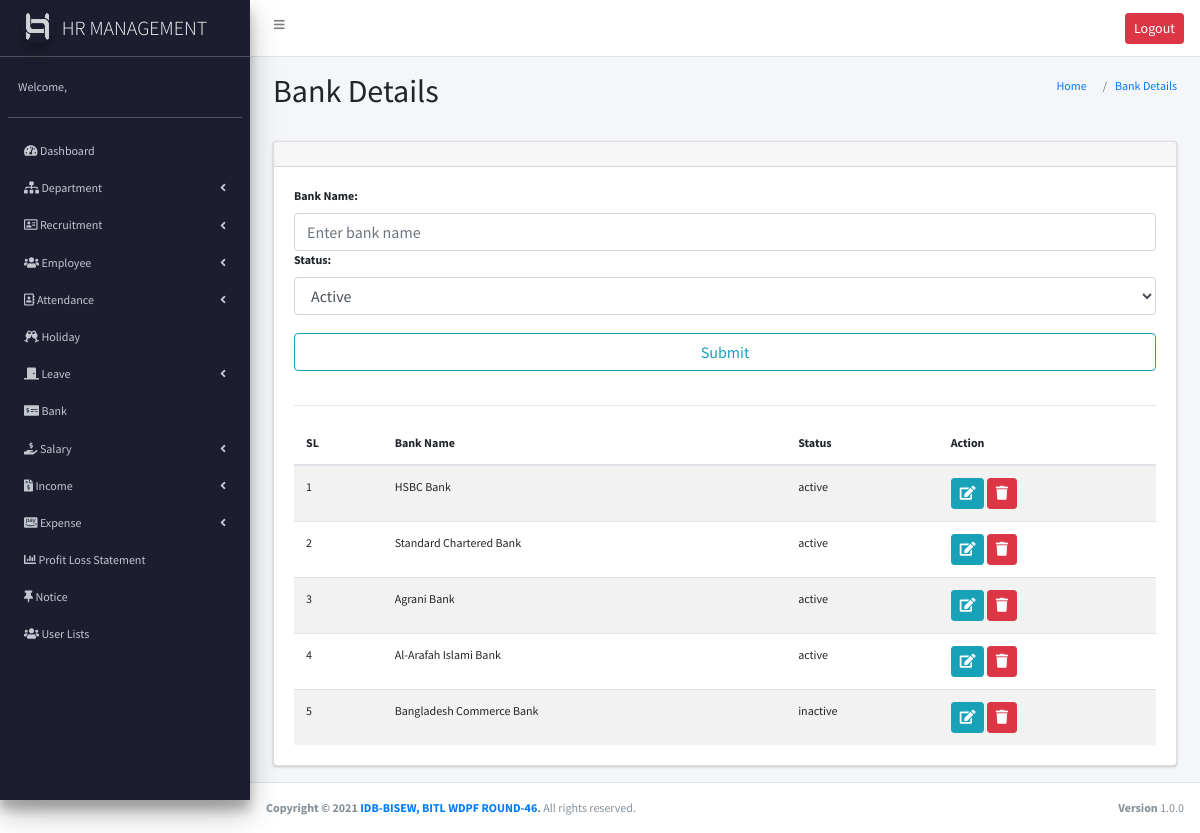
/bank.php (signed in), run on the app's committed database.
### tables this page shows
CREATE TABLE `bank` (
  `bankID` int(11) NOT NULL,
  `bank_name` varchar(255) NOT NULL,
  `status` enum('active','inactive') NOT NULL DEFAULT 'active'
);

### bank.php (the view, shortened to what this page needs)
<?php
require_once("header.php");
require_once("sidebar.php");?>
<section class="content-header">
  <div class="container-fluid">
    <div class="row mb-2">
      <div class="col-sm-6">
        <h2>Bank Details</h2>
      </div>
      <div class="col-sm-6">
        <ol class="breadcrumb float-sm-right">
          <li class="breadcrumb-item"><a href="#">Home</a></li>
          <li class="breadcrumb-item"><a href="#">Bank Details</a></li>
        </ol>
      </div>
    </div>
  </div>
</section>
<section class="content">
  <div class="container-fluid">
    <div class="row">
      <div class="col-md-12">
        <div class="card">
          <div class="card-header">
          </div>
          <div class="card-body">
           <form action="" method="post">
            <label for="bank_name">Bank Name:</label>
            <input type="text"name="bank_name"class="form-control"placeholder="Enter bank name">
            <label for="name">Status:</label>
            <select name="status"class="form-control">
              <option>Active</option>
            </select>
            <br>
            <td colspan="6">
               <input type="Submit" value="Submit"class="btn btn-outline-info btn btn-block">
            </td>
            <br>
          </form>
          <?php
          $bank_data = $conn->query("SELECT * FROM `bank`");
          ?>
    <hr>
    <table class="table table-striped table-hover" >
      <thead>
        <tr>
          <th scope="col">SL</th>
          <th scope="col">Bank Name</th>
          <th scope="col">Status</th>
          <th scope="col">Action</th>
        </tr>
      </thead>
      <tbody>
        <?php
        $i=0;
        while($ban_data = $bank_data->fetch_assoc()){ ?>
          <tr>
            <td scope="row"><?php echo ++$i ?></td>
            <td scope="row"><?php echo $ban_data['bank_name']; ?></td>
            <td scope="row"><?php echo $ban_data['status']; ?></td>
            <td scope="row">
             <a href="./bank_edit.php?ram=<?php echo $ban_data['bankID']; ?>" class="btn btn-sm btn-info"><i class="fas fa-edit"></i></a>
             <a href="./bank_delete.php?ram=<?php echo $ban_data['bankID']; ?>" class="btn btn-sm btn-danger" onclick="return confirm('are you sure?')"><i class="fas fa-trash"></i></a>
           </td>
         </tr>
         <?php
       }
       ?>
     </tbody>
   </table>
 </div>
</div>
</div>
</div>
</div>
</section>
<?php require("footer.php"); ?>

### assets/css/style.css (style rules this page uses)
body { font-family: 'Source Sans Pro'; font-size: 12px; }

### data on the page
bank: bank_name "HSBC Bank", status "active"
bank: bank_name "Standard Chartered Bank", status "active"
bank: bank_name "Agrani Bank", status "active"
bank: bank_name "Al-Arafah Islami Bank", status "active"
bank: bank_name "Bangladesh Commerce Bank", status "inactive"
